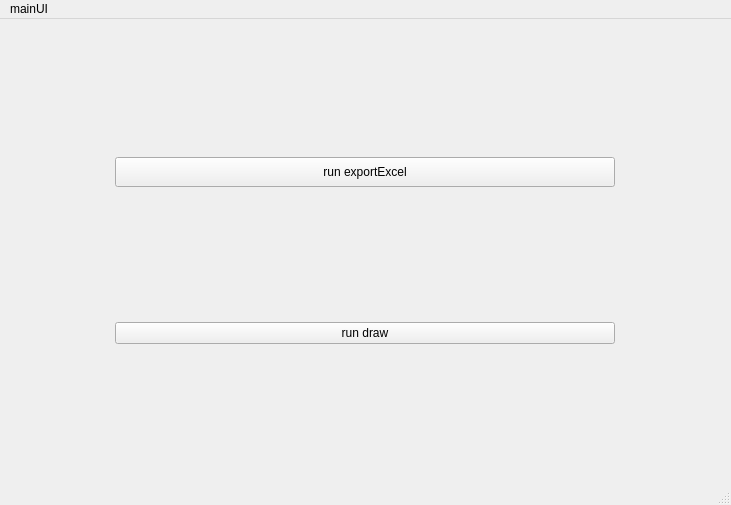
<?xml version="1.0" encoding="UTF-8"?>
<ui version="4.0">
 <class>MainWindow</class>
 <widget class="QMainWindow" name="MainWindow">
  <property name="geometry">
   <rect>
    <x>0</x>
    <y>0</y>
    <width>731</width>
    <height>505</height>
   </rect>
  </property>
  <property name="windowTitle">
   <string>MainWindow</string>
  </property>
  <widget class="QWidget" name="centralwidget">
   <layout class="QGridLayout" name="gridLayout">
    <item row="0" column="0">
     <widget class="QPushButton" name="pushButton">
      <property name="maximumSize">
       <size>
        <width>500</width>
        <height>30</height>
       </size>
      </property>
      <property name="text">
       <string>run exportExcel</string>
      </property>
     </widget>
    </item>
    <item row="1" column="0">
     <widget class="QPushButton" name="pushButton_2">
      <property name="text">
       <string>run draw</string>
      </property>
     </widget>
    </item>
   </layout>
  </widget>
  <widget class="QMenuBar" name="menubar">
   <property name="geometry">
    <rect>
     <x>0</x>
     <y>0</y>
     <width>731</width>
     <height>26</height>
    </rect>
   </property>
   <widget class="QMenu" name="menumainUI">
    <property name="title">
     <string>mainUI</string>
    </property>
   </widget>
   <addaction name="menumainUI"/>
  </widget>
  <widget class="QStatusBar" name="statusbar"/>
 </widget>
 <resources/>
 <connections/>
</ui>
